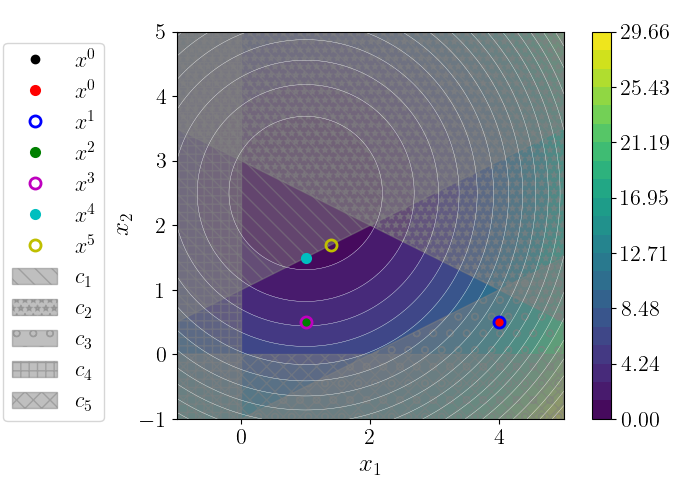

Write the Python code that produced this figure.
import matplotlib.pyplot as plt
from cycler import cycler
import numpy as np
import os
import sys
import cvxpy as cp
import cvxopt 
import scipy
from scipy.optimize import minimize, Bounds
from scipy.optimize import LinearConstraint, NonlinearConstraint

projectDir = "/home/mtaho/Code/Courses/ConstrainedOptimization"
# projectDir = "C:/Users/marku/Programming/ConstrainedOptimization"
sys.path.append(os.path.realpath(f"{projectDir}"))

from mtaho.plot_settings import define_plot_settings
from mtaho.src.FiniteDifference import FD
from mtaho.src.BasicOpt import Opt
from mtaho.src.Solvers import Solvers

workDir = f"{projectDir}/mtaho/w05"

def funContour(X, Y):
    tmp1 = X - 1
    tmp2 = Y - 2.5
    f = tmp1**2 + tmp2**2
    return f

### 2.10.1) Penalty method #TODO: NOT FINISHED

# Original problem:
# min_x : 0.5*x'Hx + g'x
# s.t.  : A'x >= b

# Penalty method
# min_(x,eta) : 0.5*x'Hx + g'x + M*eta
#       s.t.  :  (ai'x - bi) <= eta,  i = E
#             : -(ai'x - bi) <= eta,  i = E
#             :    bi - ai'x <= eta,  i = I
#             :            0 <= eta

# Penalty method (without equality constraints)
# min_(x,eta) : 0.5*x'Hx + g'x + M*eta
#             :    bi - ai'x <= eta,  i = I
#             :            0 <= eta
M = 10

H = np.array(([[2, 0],
               [0, 2]]))
g = np.array([[-2, -5]]).T
At = np.array(([[1.0  ,-2.0],
                [-1.0 ,-2.0],
                [-1.0 ,2.0],
                [1.0  ,0.0],
                [0.0  ,1.0]])) 
A = At.T
b = - np.array([[2.0, 6.0, 2.0, 0.0, 0.0]]).T

### Primal active set algorithm for convex QPs:

## Test method
x0 = np.array([[4, 0.5]]).T
W = [2, 4]
sol = Solvers.QPSolverActiveSet(H, g, A, b, x0, W)

print(sol)

### Contour plot
xlim = [-1, 5]
ylim = [-1, 5]
fig, ax = Opt.contourPlot(funContour,
                          xlim=xlim, ylim=ylim,
                          colorScale='linear', figSize=(7, 5),
                          fontSize=18)
ms = 6

custom_cycler = (cycler(color=['r', 'b', 'g', 'm', 'c', 'y']))
ax.set_prop_cycle(custom_cycler)

# Plot solutions
ax.plot(x0[0], x0[1], 'ko', label='$x^0$', markersize=ms)
for i, x in enumerate(sol['xiter'].T):
    ms = 6
    mfc = None
    if i % 2:
        ms = 8
        mfc = 'none'    
    ax.plot(x[0], x[1], 'o', label=f'$x^{i}$', markersize=ms,
            markerfacecolor=mfc, markeredgewidth=2)


# Draw constraints
xc = np.linspace(xlim[0], xlim[1])
yc = np.linspace(ylim[0], ylim[1])
alpha = 0.5
yc1 = (xc + 2)/2
yc2 = (-1*xc + 6)/2
yc3 = -(-1*xc + 2)/2
ax.fill_between(xc, yc1, np.repeat(5, 50), color='grey', alpha=alpha, label='$c_1$',
        hatch='\\\\') 
ax.fill_between(xc, yc2, np.repeat(5, 50), color='grey', alpha=alpha, label='$c_2$',
        hatch='**') 
ax.fill_between(xc, yc3, np.repeat(-5, 50), color='grey', alpha=alpha, label='$c_3$',
        hatch='o') 
ax.fill_betweenx(yc, np.repeat(-5, 50), color='grey', alpha=alpha, label='$c_4$',
                hatch='++') 
ax.fill_between(xc, np.repeat(-5, 50), color='grey', alpha=alpha, label='$c_5$',
        hatch='xx') 

ax.set_xlim(xlim)
ax.set_ylim(xlim)

ax.legend(bbox_to_anchor=(-0.16, 1))
ax.set_aspect('equal')
fig.tight_layout()
fig.savefig(f'{workDir}/ex0210.png')